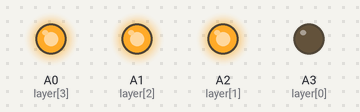
Simulated run of this sketch. Board: Arduino Uno, built with avr-gcc and run on an emulated ATmega328P. On the bench: output pins drawn as LEDs (lit = HIGH). Pins used as bus, display or sensor lines are not drawn.

Above: at 0.2 s.
At 0.4 s:
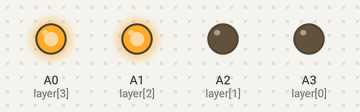
At 0.6 s:
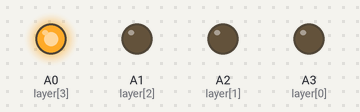
At 1.45 s:
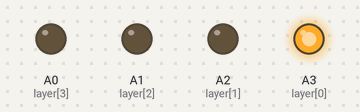
At 6.4 s:
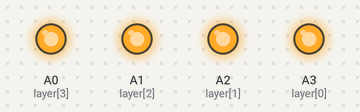
At 11.7 s:
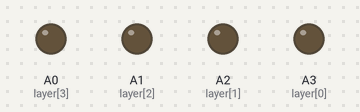
Timing chart, 0 to 15.9 s (numbered marks = the images above):
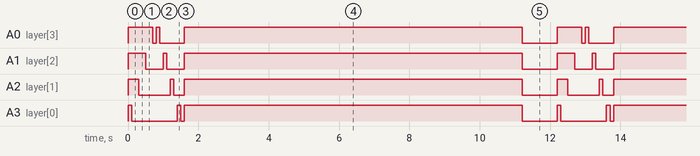

Measured:
- by itself, A0 (layer[3]): repeats every 12.2 s: LOW 0.10 s, HIGH 0.10 s, LOW 0.70 s, HIGH 9.6 s, LOW 1.0 s, HIGH 0.70 s
- by itself, A1 (layer[2]): repeats every 12.2 s: LOW 0.50 s, HIGH 0.10 s, LOW 0.50 s, HIGH 9.6 s, LOW 1.0 s, HIGH 0.50 s
- by itself, A2 (layer[1]): repeats every 12.2 s: LOW 0.90 s, HIGH 0.10 s, LOW 0.30 s, HIGH 9.6 s, LOW 1.0 s, HIGH 0.30 s
- by itself, A3 (layer[0]): repeats every 12.2 s: LOW 1.3 s, HIGH 0.10 s, LOW 0.10 s, HIGH 9.6 s, LOW 1.0 s, HIGH 0.10 s

The sketch:

LED_CUB_functii.ino
```cpp
//Dispunere straturi de sus in jos

//A0
//A1
//A2
//A3

//dispunere coloane pe straturi

// 3  2  1  0
// 7  6  5  4
//11 10  9  8
//15 14 13 12


//schema conectare la Arduino
  int layer[4]={A3,A2,A1,A0}; //declarare straturi
  int column[16]={13,12,11,10,9,8,7,6,5,4,3,2,1,0,A5,A4}; //declarare coloane

void setup()
{
 for(int i = 0; i<16; i++)
  {
    pinMode(column[i], OUTPUT);
  }
    for(int i = 0; i<4; i++)
  {
    pinMode(layer[i], OUTPUT);
  }
    randomSeed(analogRead(10));
}


//inchidere led-uri
void cub_inchidere()
 {
   for(int i = 0; i<16; i++)
   {
     digitalWrite(column[i], 0);
   }
   for(int i = 0; i<4; i++)
   {
     digitalWrite(layer[i], 0);
   }
 }

//deschidere led-uri
void cub_deschidere()
{
  for(int i = 0; i<16; i++)
  {
    digitalWrite(column[i], 0);
  }

  for(int i = 0; i<4; i++)
  {
    digitalWrite(layer[i], 1);
  }
}

void parcurgere_straturi_sus_jos()
{
 for(int i = 0; i<4; i++)
  {
    digitalWrite(layer[i], 1);
    delay(100);
    digitalWrite(layer[i], 0);
        delay(100);
  }
}

void parcurgere_straturi_jos_sus()
{
 for(int i = 3; i>=0; i--)
  {
    digitalWrite(layer[i], 1);
    delay(100);
    digitalWrite(layer[i], 0);
        delay(100);
  }
}

void parcurgere_orizontala()
{

for(int i = 0; i<16; i++)
  {
    digitalWrite(column[i], 0);
  }
  for(int i = 0; i<4; i++)
  {
    digitalWrite(layer[i], 1);
  }
//ordine parcurgere: 0, 1, 2, 3, 7, 6, 5, 4, 8, 9, 10, 11, 15, 14, 13, 12

    digitalWrite(column[0], 1);
    delay(100);
    digitalWrite(column[1], 1);
    delay(100);
    digitalWrite(column[2], 1);
    delay(100);
    digitalWrite(column[3], 1);
    delay(100);
    digitalWrite(column[7], 1);
    delay(100);
    digitalWrite(column[6], 1);
    delay(100);
    digitalWrite(column[5], 1);
    delay(100);
    digitalWrite(column[4], 1);
    delay(100);
    digitalWrite(column[8], 1);
    delay(100);
    digitalWrite(column[9], 1);
    delay(100);
    digitalWrite(column[10], 1);
    delay(100);
    digitalWrite(column[11], 1);
    delay(100);
    digitalWrite(column[15], 1);
    delay(100);
    digitalWrite(column[14], 1);
    delay(100);
    digitalWrite(column[13], 1);
    delay(100);
    digitalWrite(column[12], 1);
    delay(100);

}


void parcurgere_verticala()
{

for(int i = 0; i<16; i++)
  {
    digitalWrite(column[i], 0);
  }

  for(int i = 0; i<4; i++)
  {
    digitalWrite(layer[i], 1);
  }
//ordine parcurgere: 0, 4, 8, 12, 13, 9, 5, 1, 2, 6, 10, 14, 15, 11, 7, 3

    digitalWrite(column[0], 1);
    delay(100);
    digitalWrite(column[4], 1);
    delay(100);
    digitalWrite(column[8], 1);
    delay(100);
    digitalWrite(column[12], 1);
    delay(100);
    digitalWrite(column[13], 1);
    delay(100);
    digitalWrite(column[9], 1);
    delay(100);
    digitalWrite(column[5], 1);
    delay(100);
    digitalWrite(column[1], 1);
    delay(100);
    digitalWrite(column[2], 1);
    delay(100);
    digitalWrite(column[6], 1);
    delay(100);
    digitalWrite(column[10], 1);
    delay(100);
    digitalWrite(column[14], 1);
    delay(100);
    digitalWrite(column[15], 1);
    delay(100);
    digitalWrite(column[11], 1);
    delay(100);
    digitalWrite(column[7], 1);
    delay(100);
    digitalWrite(column[3], 1);
    delay(100);

}


void parcurgere_spirala_1()
{
for(int i = 0; i<16; i++)
  {
    digitalWrite(column[i], 0);
  }


  for(int i = 0; i<4; i++)
  {
    digitalWrite(layer[i], 1);
  }
//ordine parcurgere: 0, 1, 2, 3 7, 11, 15, 14, 13, 12, 8, 4, 5, 6, 10, 9

    digitalWrite(column[0], 1);
    delay(100);
    digitalWrite(column[1], 1);
    delay(100);
    digitalWrite(column[2], 1);
    delay(100);
    digitalWrite(column[3], 1);
    delay(100);
    digitalWrite(column[7], 1);
    delay(100);
    digitalWrite(column[11], 1);
    delay(100);
    digitalWrite(column[15], 1);
    delay(100);
    digitalWrite(column[14], 1);
    delay(100);
    digitalWrite(column[13], 1);
    delay(100);
    digitalWrite(column[12], 1);
    delay(100);
    digitalWrite(column[8], 1);
    delay(100);
    digitalWrite(column[4], 1);
    delay(100);
    digitalWrite(column[5], 1);
    delay(100);
    digitalWrite(column[6], 1);
    delay(100);
    digitalWrite(column[10], 1);
    delay(100);
    digitalWrite(column[9], 1);
    delay(100);

}


void parcurgere_spirala_2()
{
for(int i = 0; i<16; i++)
  {
    digitalWrite(column[i], 0);
  }
  for(int i = 0; i<4; i++)
  {
    digitalWrite(layer[i], 1);
  }
//ordine parcurgere> 0, 4, 8, 12, 13, 14, 15, 11, 7, 3, 2, 1, 5, 9, 10, 6

    digitalWrite(column[0], 1);
    delay(100);
    digitalWrite(column[4], 1);
    delay(100);
    digitalWrite(column[8], 1);
    delay(100);
    digitalWrite(column[12], 1);
    delay(100);
    digitalWrite(column[13], 1);
    delay(100);
    digitalWrite(column[14], 1);
    delay(100);
    digitalWrite(column[15], 1);
    delay(100);
    digitalWrite(column[11], 1);
    delay(100);
    digitalWrite(column[7], 1);
    delay(100);
    digitalWrite(column[3], 1);
    delay(100);
    digitalWrite(column[2], 1);
    delay(100);
    digitalWrite(column[1], 1);
    delay(100);
    digitalWrite(column[5], 1);
    delay(100);
    digitalWrite(column[9], 1);
    delay(100);
    digitalWrite(column[10], 1);
    delay(100);
    digitalWrite(column[6], 1);
    delay(100);

}


 void parcurgere_diagonala_1()
{
for(int i = 0; i<16; i++)
  {
    digitalWrite(column[i], 0);
  }
  for(int i = 0; i<4; i++)
  {
    digitalWrite(layer[i], 1);
  }
//ordine parcurgere: 3, 7, 2, 11, 6, 1, 15, 10, 5, 0, 14, 9, 4, 13, 8, 12

    digitalWrite(column[3], 1);
    delay(100);
    digitalWrite(column[7], 1);
    delay(100);
    digitalWrite(column[2], 1);
    delay(100);
    digitalWrite(column[11], 1);
    delay(100);
    digitalWrite(column[6], 1);
    delay(100);
    digitalWrite(column[1], 1);
    delay(100);
    digitalWrite(column[15], 1);
    delay(100);
    digitalWrite(column[10], 1);
    delay(100);
    digitalWrite(column[5], 1);
    delay(100);
    digitalWrite(column[0], 1);
    delay(100);
    digitalWrite(column[14], 1);
    delay(100);
    digitalWrite(column[9], 1);
    delay(100);
    digitalWrite(column[4], 1);
    delay(100);
    digitalWrite(column[13], 1);
    delay(100);
    digitalWrite(column[8], 1);
    delay(100);
    digitalWrite(column[12], 1);
    delay(100);

}


 void parcurgere_diagonala_2()
{
for(int i = 0; i<16; i++)
  {
    digitalWrite(column[i], 0);
  }
  for(int i = 0; i<4; i++)
  {
    digitalWrite(layer[i], 1);
  }
//ordine parcurgere> 0, 4, 1, 8, 5, 2, 12, 9, 6, 2, 13, 10, 7, 14, 11, 15

    digitalWrite(column[0], 1);
    delay(100);
    digitalWrite(column[4], 1);
    delay(100);
    digitalWrite(column[1], 1);
    delay(100);
    digitalWrite(column[8], 1);
    delay(100);
    digitalWrite(column[5], 1);
    delay(100);
    digitalWrite(column[2], 1);
    delay(100);
    digitalWrite(column[12], 1);
    delay(100);
    digitalWrite(column[9], 1);
    delay(100);
    digitalWrite(column[6], 1);
    delay(100);
    digitalWrite(column[3], 1);
    delay(100);
    digitalWrite(column[13], 1);
    delay(100);
    digitalWrite(column[10], 1);
    delay(100);
    digitalWrite(column[7], 1);
    delay(100);
    digitalWrite(column[14], 1);
    delay(100);
    digitalWrite(column[11], 1);
    delay(100);
    digitalWrite(column[15], 1);
    delay(100);

}


 void loop()
{
cub_deschidere();
parcurgere_straturi_sus_jos();
parcurgere_straturi_jos_sus();
parcurgere_diagonala_1();
parcurgere_diagonala_2();
parcurgere_orizontala();
parcurgere_verticala();
parcurgere_spirala_1();
parcurgere_spirala_2();
cub_inchidere();
delay(1000);
}
```
